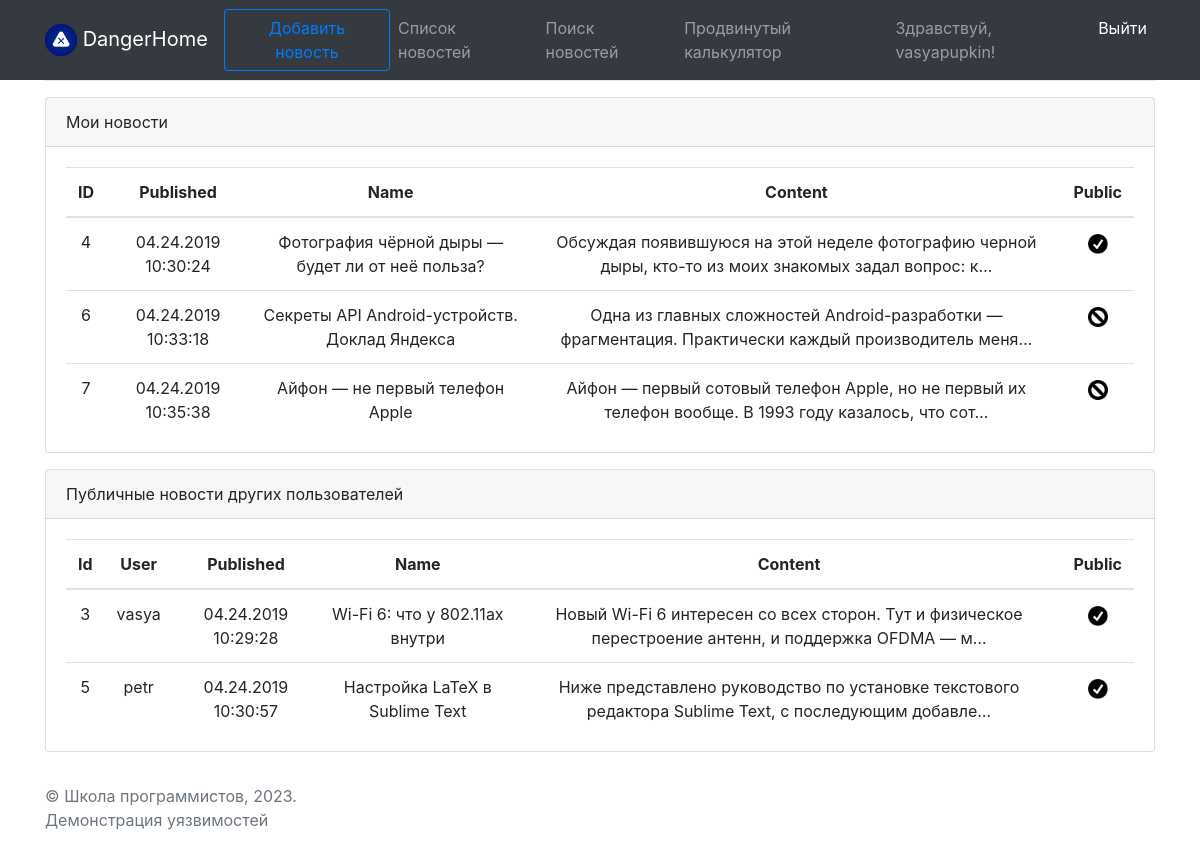
The page /feed/ (signed in) on the database its author committed.
### main/models.py (models this page shows, shortened)
class News(models.Model):
    author = models.ForeignKey(to=User, on_delete=models.CASCADE)
    name = models.CharField(max_length=100)
    content = models.CharField(max_length=1000)
    is_public = models.BooleanField()
    added_date = models.DateTimeField()

### main/views.py (the view)
# urls.py: path('feed/', views.feed_page, name='feed'),
def feed_page(request):
    context = get_base_context(request, 'Просмотр новостей')
    context['public_news'] = News.objects.filter(is_public=True)
    if request.user.is_authenticated:
        context['my_news'] = News.objects.filter(author=request.user)
        context['public_news'] = context['public_news'].exclude(author=request.user)
    return render(request, 'pages/feed.html', context)

### main/views.py (called while the page is built)
def get_base_context(request, pagename):
    return {
        'pagename': pagename,
        'loginform': LoginForm(),
        'user': request.user,
    }

### main/templates/pages/feed.html
{% extends 'base.html' %}
{% load static %}
{% block content %}
{% if request.user.is_authenticated %}
<div class="row">
    <div class="col">
        <div class="card">
            <div class="card-header">
                Мои новости
            </div>
            <div class="card-body pb-0">
                {% if my_news %}
                    <table class="table text-center">
                        <thead>
                            <tr>
                                <th>ID</th>
                                <th>Published</th>
                                <th>Name</th>
                                <th>Content</th>
                                <th>Public</th>
                            </tr>
                        </thead>
                        <tbody>
                        {% for news in my_news %}
                            <tr>
                                <td>{{ news.id }}</td>
                                <td>{{ news.added_date | date:'m.d.Y H:i:s' }}</td>
                                <td>{{ news.name }}</td>
                                <td>{{ news.content | safe | truncatechars:100 }}</td>
                                <td>
                                    {% if news.is_public %}
                                        <img src="{% static 'images/ok.png' %}" width="20px">
                                    {% else %}
                                        <img src="{% static 'images/no.png' %}" width="20px">
                                    {% endif %}
                                </td>
                            </tr>
                        {% endfor %}
                        </tbody>
                    </table>
                {% else %}
                    <div class="pb-3 text-center"><i>Новостей пока что нет</i></div>
                {% endif %}
            </div>
        </div>
    </div>
</div>
{% endif %}
<div class="row mt-3 mb-3">
    <div class="col">
        <div class="card">
            <div class="card-header">
                Публичные новости других пользователей
            </div>
            <div class="card-body pb-0">
                {% if public_news %}
                    <table class="table text-center">
                        <thead>
                            <tr>
                                <th>Id</th>
                                <th>User</th>
                                <th>Published</th>
                                <th>Name</th>
                                <th>Content</th>
                                <th>Public</th>
                            </tr>
                        </thead>
                        <tbody>
                        {% for news in public_news %}
                            <tr>
                                <td>{{ news.id }}</td>
                                <td>{{ news.author }}</td>
                                <td>{{ news.added_date | date:'m.d.Y H:i:s' }}</td>
                                <td>{{ news.name | safe }}</td>
                                <td>{{ news.content | safe | truncatechars:100 }}</td>
                                <td>
                                    {% if news.is_public %}
                                        <img src="{% static 'images/ok.png' %}" width="20px">
                                    {% else %}
                                        <img src="{% static 'images/no.png' %}" width="20px">
                                    {% endif %}
                                </td>
                            </tr>
                        {% endfor %}
                        </tbody>
                    </table>
                {% else %}
                    <div class="pb-3 text-center"><i>Новостей пока что нет</i></div>
                {% endif %}
            </div>
        </div>
    </div>
</div>
{% endblock %}

### main/templates/base.html (shortened to what this page needs)
<!doctype html>
<html lang="en" class="h-100">
<head>
    {% load static %}
    <link rel="stylesheet" href="https://stackpath.bootstrapcdn.com/bootstrap/4.2.1/css/bootstrap.min.css"
>
    <link href="https://getbootstrap.com/docs/4.2/examples/sticky-footer-navbar/sticky-footer-navbar.css"
          rel="stylesheet">
</head>
<body class="d-flex flex-column h-100">
    <header>
        {% block header %}
        {% include 'header.html' %}
        {% endblock %}
    </header>
    <main role="main" class="mt-3 flex-shrink-0">
        <div class="container">
            {% block pagename %}
            <div class="row">
                <div class="col">
                    <h1>{{pagename}}</h1><hr>
                </div>
            </div>
            {% endblock %}
            {% block content %}
            {% endblock %}
        </div>
    </main>
    <footer class="footer mt-auto py-3">
        {% block footer %}
        {% include 'footer.html' %}
        {% endblock %}
    </footer>
</body>
</html>

### main/templates/header.html (shortened to what this page needs)
{% load static %}
<nav class="navbar navbar-expand-md navbar-dark fixed-top bg-dark">
    <div class="container">
    <a class="navbar-brand" href="{% url 'index' %}">
        <img src="{% static 'images/logo.png' %}" width="32" height="32" alt="">
        DangerHome
    </a>
    <div class="collapse navbar-collapse" id="navbarCollapse">
        <ul class="navbar-nav mr-auto">
            {% if request.user.is_authenticated %}
            <li class="form-inline"><a class="btn btn-outline-primary" href="{% url 'add' %}">Добавить новость</a></li>
            {% endif %}
            <li class="nav-item"><a class="nav-link" href="{% url 'feed' %}">Список новостей</a></li>
            {% if request.user.is_authenticated %}
            <li class="nav-item"><a class="nav-link" href="{% url 'search' %}">Поиск новостей</a></li>
            {% endif %}
            <li class="nav-item"><a class="nav-link" href="{% url 'yacalc' %}">Продвинутый калькулятор</a></li>
        </ul>
        <ul class="navbar-nav">
            {% if request.user.is_authenticated %}
                <span class="navbar-text">
                    Здравствуй, {{ request.user.username }}!
                </span>
                <li class="nav-item active"><a class="nav-link" href="{% url 'logout' %}">Выйти</a></li>
            {% endif %}
        </ul>
    </div>
    </div>
</nav>

### main/templates/footer.html
<div class="container">
    {% block footer %}
    <span class="text-muted">&copy; Школа программистов, {% now "Y" %}. <br>
        Демонстрация уязвимостей</span>
    {% endblock %}
</div>

### rows shown on the page
News: id "4", added_date "04.24.2019 10:30:24", name "Фотография чёрной дыры — будет ли от неё польза?", content "Обсуждая появившуюся на этой неделе фотографию черной дыры, кто-то из моих знакомых задал вопрос: к…", is_public True (drawn)
News: id "6", added_date "04.24.2019 10:33:18", name "Секреты API Android-устройств. Доклад Яндекса", content "Одна из главных сложностей Android-разработки — фрагментация. Практически каждый производитель меня…", is_public False (drawn)
News: id "7", added_date "04.24.2019 10:35:38", name "Айфон — не первый телефон Apple", content "Айфон — первый сотовый телефон Apple, но не первый их телефон вообще. В 1993 году казалось, что сот…", is_public False (drawn)
News: id "3", author "vasya", added_date "04.24.2019 10:29:28", name "Wi-Fi 6: что у 802.11ax внутри", content "Новый Wi-Fi 6 интересен со всех сторон. Тут и физическое перестроение антенн, и поддержка OFDMA — м…", is_public True (drawn)
News: id "5", author "petr", added_date "04.24.2019 10:30:57", name "Настройка LaTeX в Sublime Text", content "Ниже представлено руководство по установке текстового редактора Sublime Text, с последующим добавле…", is_public True (drawn)

### other values the page prints
{{ request.user.username }} "vasyapupkin"
